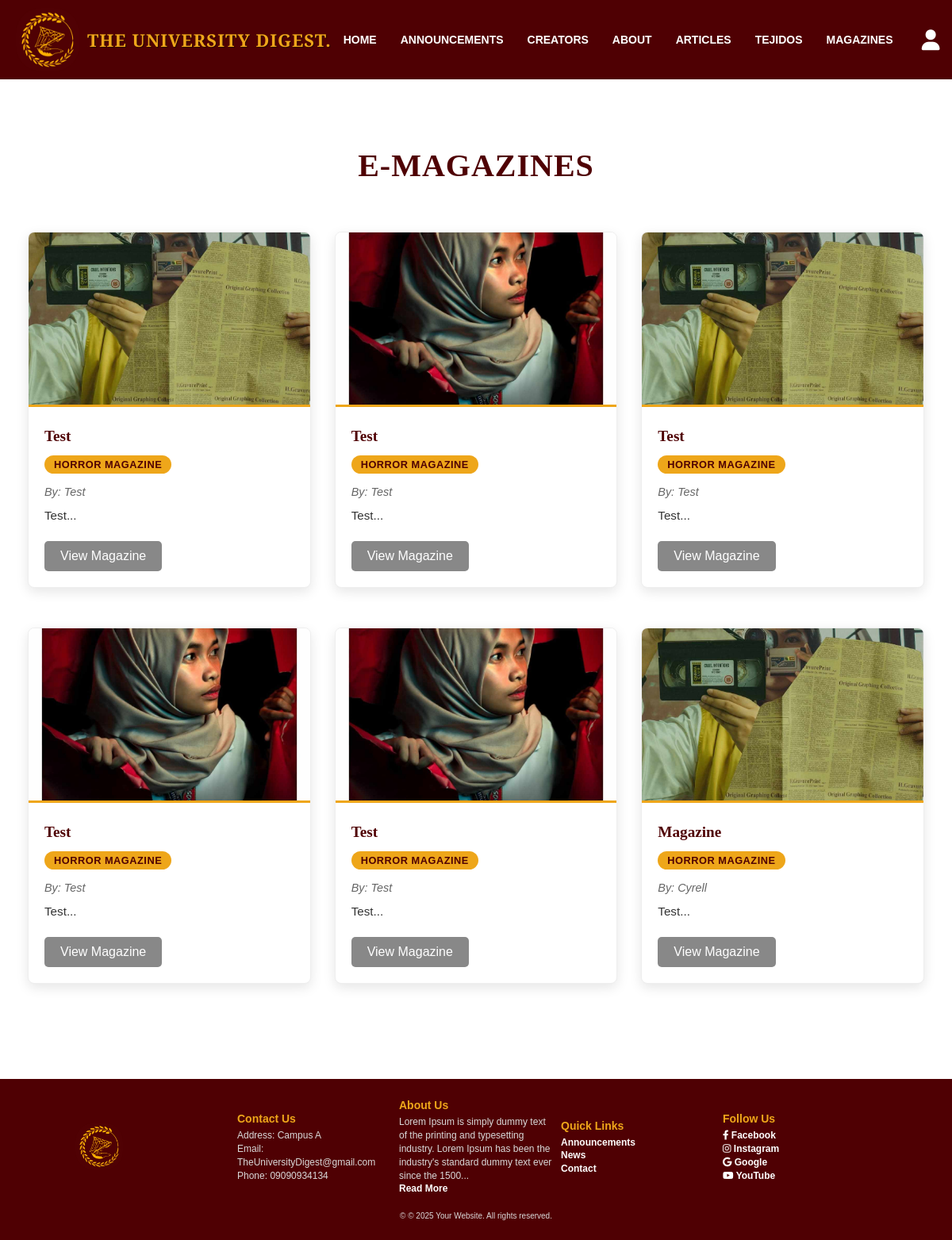
/user_content/e_magazines.php, run on the app's committed database.
### tables this page shows
CREATE TABLE `about_us` (
  `about_id` int(11) NOT NULL,
  `title` varchar(255) NOT NULL,
  `description` text NOT NULL,
  `image` varchar(255) DEFAULT NULL,
  `purpose` varchar(255) DEFAULT NULL,
  `created_by` int(11) DEFAULT NULL,
  `created_at` timestamp NULL DEFAULT current_timestamp(),
  `updated_at` timestamp NULL DEFAULT current_timestamp() ON UPDATE current_timestamp()
);

CREATE TABLE `e_magazines` (
  `magazine_id` int(11) NOT NULL,
  `author` varchar(255) NOT NULL,
  `title` varchar(255) NOT NULL,
  `context` text NOT NULL,
  `link` varchar(255) NOT NULL,
  `image` varchar(255) DEFAULT NULL,
  `created_by` int(11) DEFAULT NULL,
  `created_at` timestamp NULL DEFAULT current_timestamp(),
  `updated_at` timestamp NULL DEFAULT current_timestamp() ON UPDATE current_timestamp(),
  `category_id` int(11) DEFAULT NULL
);

CREATE TABLE `category` (
  `category_id` int(11) NOT NULL,
  `name` varchar(255) NOT NULL,
  `created_at` timestamp NULL DEFAULT current_timestamp(),
  `updated_at` timestamp NULL DEFAULT current_timestamp() ON UPDATE current_timestamp()
);

CREATE TABLE `footer_info` (
  `footer_id` int(11) NOT NULL,
  `address` text NOT NULL,
  `email` varchar(255) NOT NULL,
  `phone` varchar(50) NOT NULL,
  `copyright_text` varchar(255) DEFAULT NULL,
  `created_by` int(11) DEFAULT NULL,
  `created_at` timestamp NULL DEFAULT current_timestamp(),
  `updated_at` timestamp NULL DEFAULT current_timestamp() ON UPDATE current_timestamp()
);

### user_content/e_magazines.php (the view, shortened to what this page needs)
<?php
$db = new Database();
$conn = $db->connect();
$magazinesPerPage = 9;
$page = isset($_GET['page']) ? (int)$_GET['page'] : 1;
$page = max(1, $page);
$offset = ($page - 1) * $magazinesPerPage;
$select_magazines = $conn->prepare("
    SELECT m.*, a.firstname, a.lastname, a.user_name, c.name as category_name
    FROM e_magazines m
    LEFT JOIN accounts a ON m.created_by = a.account_id
    LEFT JOIN category c ON m.category_id = c.category_id
    ORDER BY m.created_at DESC
    LIMIT :limit OFFSET :offset
");
$select_magazines->bindValue(':limit', $magazinesPerPage, PDO::PARAM_INT);
$select_magazines->bindValue(':offset', $offset, PDO::PARAM_INT);
$select_magazines->execute();
$magazines = $select_magazines->fetchAll(PDO::FETCH_ASSOC);
$isLoggedIn = isset($_SESSION['account_id']) && !empty($_SESSION['account_id']);
?>
<!DOCTYPE html>
<html lang="en">
<head>
    <link rel="stylesheet" href="../css/userheader.css">
    <link rel="stylesheet" href="../css/e_magazines.css">
    <link rel="stylesheet" href="https://cdnjs.cloudflare.com/ajax/libs/font-awesome/6.1.1/css/all.min.css">
</head>
<body>
    <?php include_once '../components/user_header.php'; ?>
    <div class="magazines-container">
        <h1 class="page-title">E-Magazines</h1>
        <?php if($select_magazines->rowCount() > 0): ?>
            <div class="magazines-grid">
                <?php foreach($magazines as $magazine): ?>
                    <div class="magazine-card">
                        <img src="../uploaded_img/<?= $magazine['image'] ?? 'default_magazine.jpg' ?>" class="magazine-img" alt="<?= htmlspecialchars($magazine['title']) ?>">
                        <div class="magazine-content">
                            <h3 class="magazine-title"><?= htmlspecialchars($magazine['title']) ?></h3>
                            <?php if(!empty($magazine['category_name'])): ?>
                                <div class="magazine-category"><?= htmlspecialchars($magazine['category_name']) ?></div>
                            <?php endif; ?>
                            <p class="magazine-author">By: <?= htmlspecialchars($magazine['author']) ?></p>
                            <p class="magazine-excerpt"><?= substr(htmlspecialchars($magazine['context']), 0, 100) ?>...</p>
                            <?php if($isLoggedIn): ?>
                                <a href="../user_content/view_magazine.php?id=<?= $magazine['magazine_id'] ?>" target="_blank" class="read-more">View Magazine</a>
                            <?php else: ?>
                                <a href="javascript:void(0);" class="login-required">View Magazine</a>
                            <?php endif; ?>
                        </div>
                    </div>
                <?php endforeach; ?>
            </div>
        <?php else: ?>
            <div class="no-magazines">
                <p>No magazines available at the moment.</p>
            </div>
        <?php endif; ?>
    </div>
    <?php include '../components/footer.php'; ?>
</body>
</html>

### components/user_header.php (shortened to what this page needs)
<?php
$db = new Database();
$conn = $db->connect();
try {
    $stmt = $conn->prepare("SELECT title, description, image FROM about_us ORDER BY about_id DESC LIMIT 1");
    $stmt->execute();
    $about_us = $stmt->fetch(PDO::FETCH_ASSOC);
} catch (PDOException $e) {
    echo "Error fetching About Us content: " . $e->getMessage();
}
?>
<!DOCTYPE html>
<html lang="en">
<head>
    <link rel="stylesheet" href="../css/userheader.css">
    <link rel="stylesheet" href="https://cdnjs.cloudflare.com/ajax/libs/font-awesome/6.1.1/css/all.min.css">
</head>
<body>
<header>
    <div class="logo-container">
        <a href="../user_content/landing_page.php">
            <?php
            if (!empty($about_us['image'])) {
                $logo_src = "../uploaded_img/" . htmlspecialchars($about_us['image']);
                $possible_paths = [
                    "../uploaded_img/" . $about_us['image'],
                    "../uploads/" . $about_us['image'],
                    "../admin/uploaded_img/" . $about_us['image'],
                    "../super_admin/uploaded_img/" . $about_us['image'],
                    "../imgs/" . $about_us['image']
                ];
                foreach ($possible_paths as $path) {
                    $check_path = __DIR__ . "/" . $path;
                    if (file_exists($check_path)) {
                        $logo_src = $path;
                        break;
                    }
                }
            } else {
                $logo_src = "../imgs/logo.png";
                echo "";
            }
            ?>
            <img src="<?php echo $logo_src; ?>"
                 alt="The University Digest Logo"
                 class="animated-logo"
                 onerror="console.log('Image failed to load: <?php echo $logo_src; ?>');">
            <div class="logo"><h3 class="about-title">
            <?php echo htmlspecialchars($about_us['title'] ?? 'About The University Digest'); ?></h3></div>
        </a>
    </div>
    <div class="header-right">
        <ul class="nav-menu">
            <li><a href="../user_content/home.php">Home</a></li>
            <li><a href="../user_content/more_announcement.php">Announcements</a></li>
            <li><a href="../user_content/authors.php">Creators</a></li>
            <li><a href="../user_content/about_us.php">About</a></li>
            <li class="dropdown">
                <a href="#" class="dropbtn">Articles</a>
            </li>
            <li><a href="../user_content/more_tejidos.php">Tejidos</a></li>
            <li><a href="../user_content/e_magazines.php">Magazines</a></li>
        </ul>
        <div class="user-icon-container">
            <div id="user-btn" class="fas fa-user"></div>
        </div>
    </div>
</header>
</body>
</html>

### components/footer.php (shortened to what this page needs)
<?php
$footer_query = $conn->prepare("SELECT * FROM footer_info LIMIT 1");
$footer_query->execute();
$footer = $footer_query->fetch(PDO::FETCH_ASSOC);
$socials_query = $conn->prepare("SELECT * FROM footer_socials WHERE footer_id = ?");
$socials_query->execute([$footer['footer_id'] ?? 1]);
$socials = $socials_query->fetchAll(PDO::FETCH_ASSOC);
$about_query = $conn->prepare("SELECT * FROM about_us ORDER BY about_id DESC LIMIT 1");
$about_query->execute();
$about_us = $about_query->fetch(PDO::FETCH_ASSOC);
?>
<link rel="stylesheet" href="../css/footer.css">
<link rel="stylesheet" href="https://cdnjs.cloudflare.com/ajax/libs/font-awesome/6.0.0-beta3/css/all.min.css">
<footer class="footer">
    <div class="footer-container">
        <div class="footer-section logo">
            <img src="<?php echo htmlspecialchars($about_us['image'] ? '../uploads/' . $about_us['image'] : 'imgs/logo_trans.png'); ?>" alt="About Us Image" class="footer-logo">
        </div>
        <div class="footer-section contact">
            <h4>Contact Us</h4>
            <p>Address: <?= htmlspecialchars($footer['address'] ?? '123 University Ave, Zamboanga, Philippines') ?></p>
            <p>Email: <?= htmlspecialchars($footer['email'] ?? 'info@university.edu') ?></p>
            <p>Phone: <?= htmlspecialchars($footer['phone'] ?? '+63 123 456 7890') ?></p>
        </div>
        <div class="footer-section about">
            <h4>About Us</h4>
            <p><?= htmlspecialchars(substr($about_us['description'] ?? 'Learn more about our university, our values, and our mission to provide quality education to students worldwide.', 0, 150)) ?>...</p>
            <a href="../user_content/about_us.php" class="footer-link">Read More</a>
        </div>
        <div class="footer-section links">
            <h4>Quick Links</h4>
            <ul>
                <li><a href="../user_content/more_announcement.php">Announcements</a></li>
                <li><a href="../user_content/news.php">News</a></li>
                <li><a href="../user_content/contact.php">Contact</a></li>
            </ul>
        </div>
        <div class="footer-section social">
            <h4>Follow Us</h4>
            <ul>
                <?php if (count($socials) > 0): ?>
                    <?php foreach ($socials as $social): ?>
                        <li>
                            <a href="<?= htmlspecialchars($social['url']) ?>">
                                <i class="<?= htmlspecialchars($social['icon_class']) ?>"></i>
                                <?= htmlspecialchars($social['platform']) ?>
                            </a>
                        </li>
                    <?php endforeach; ?>
                <?php else: ?>
                    <li><a href="https://www.facebook.com/theuniversitydigest"><i class="fab fa-facebook-f"></i> Facebook</a></li>
                    <li><a href="https://www.facebook.com/theuniversitydigest"><i class="fab fa-instagram"></i> Instagram</a></li>
                    <li><a href="https://plus.google.com/university"><i class="fab fa-google"></i> Google</a></li>
                    <li><a href="https://www.youtube.com"><i class="fab fa-youtube"></i> YouTube</a></li>
                <?php endif; ?>
            </ul>
        </div>
    </div>
    <div class="footer-bottom">
        <p>&copy; <?= htmlspecialchars($footer['copyright_text'] ?? '2025 The University Digest. All rights reserved.') ?></p>
    </div>
</footer>

### css/userheader.css (style rules this page uses)
* { margin: 0; padding: 0; box-sizing: border-box; font-family: Arial, sans-serif; }
header { width: 100%; height: 100px; display: flex; justify-content: space-between; align-items: center; position: fixed; top: 0; left: 0; z-index: 99; background: #4F0003; padding: 0 20px; }
header .logo-container { display: flex; align-items: center; flex: 0 0 25%; flex-direction: row; flex-wrap: nowrap; }
header .logo-container a { display: flex; align-items: center; text-decoration: none; }
header .logo-container img { height: 80px; width: auto; object-fit: contain; }
header .logo { font-family: 'Trajan Pro', 'Cinzel', serif; color: #EEA61A; margin-left: 10px; text-transform: uppercase; font-size: 1em; font-weight: bold; white-space: nowrap; }
header .logo h3 { font-family: 'Trajan Pro', 'Cinzel', serif; color: #EEA61A; font-size: 22px; font-weight: 700; margin: 0; padding: 0; letter-spacing: 1px; text-shadow: 1px 1px 1px rgba(0, 0, 0, 0.5); }
.header-right { display: flex; align-items: center; justify-content: flex-end; flex: 0 0 45%; flex-wrap: nowrap; }
header ul { display: flex; justify-content: space-evenly; align-items: center; padding: 0; margin: 0; flex: 1; }
header ul li { list-style: none; position: relative; }
header ul li a { text-decoration: none; color: #fff; font-weight: 600; text-transform: uppercase; padding: 10px 15px; transition: color 0.3s ease-in-out; font-size: 14px; }
.user-icon-container { display: flex; align-items: center; margin-left: 10px; padding: 0; height: 100%; }
#user-btn { font-size: 26px; color: #fff; cursor: pointer; height: 45px; width: 45px; line-height: 45px; text-align: center; display: flex; align-items: center; justify-content: center; background-color: transparent; border-radius: 50%; transition: all 0.3s ease; margin-top: 0; }
.dropdown { position: relative; display: inline-block; }

### css/e_magazines.css (style rules this page uses)
.magazines-container { max-width: 1200px; margin: 120px auto 50px; padding: 0 20px; }
.page-title { font-size: 2.5rem; color: #4F0003; margin-bottom: 60px; padding-top: 65px; text-align: center; font-family: 'Trajan Pro', serif; text-transform: uppercase; letter-spacing: 1px; }
.magazines-grid { display: flex; flex-wrap: wrap; gap: 30px; justify-content: center; }
.magazine-card { flex: 0 0 calc(33.333% - 30px); max-width: calc(33.333% - 30px); background: #fff; border-radius: 8px; overflow: hidden; box-shadow: 0 5px 15px rgba(0,0,0,0.1); transition: transform 0.3s ease, box-shadow 0.3s ease; border: 1px solid #eee; margin-bottom: 20px; }
.magazine-img { width: 100%; height: 220px; object-fit: cover; border-bottom: 3px solid #EEA61A; }
.magazine-content { padding: 20px; }
.magazine-title { font-size: 1.2rem; color: #4F0003; margin-bottom: 10px; font-weight: bold; font-family: 'gotham', serif; line-height: 1.4; }
.magazine-author { color: #666; margin-bottom: 10px; font-style: italic; font-size: 0.9rem; }
.magazine-category { display: inline-block; background: #EEA61A; color: #4F0003; padding: 4px 12px; border-radius: 30px; font-size: 0.8rem; font-weight: bold; margin-bottom: 15px; text-transform: uppercase; letter-spacing: 0.5px; }
.magazine-excerpt { color: #333; margin-bottom: 20px; line-height: 1.6; font-size: 0.95rem; }
.login-required { display: inline-block; background: #888; color: #fff; padding: 10px 20px; border-radius: 5px; text-decoration: none; cursor: pointer; text-align: center; font-weight: 500; }

### css/footer.css (style rules this page uses)
html, body { height: 100%; margin: 0; padding: 0; display: flex; flex-direction: column; }
.footer { background-color: #4F0003; color: #D9D9D9; padding: 20px 0; width: 100%; font-family: "Poppins", sans-serif; font-size: 12px; margin-top: 50px; }
.footer-container { display: flex; flex-wrap: nowrap; justify-content: space-between; align-items: center; width: 85%; margin: 0 auto; }
.footer-section { flex: 1; min-width: 150px; text-align: left; padding: 5px; list-style: none; }
.footer-logo { max-width: 60px; height: auto; animation: spin-coin 3s linear infinite; transform-style: preserve-3d; perspective: 10px; }
.footer-section h4 { font-size: 14px; margin-bottom: 5px; color: #EEA61A; font-weight: bold; }
.footer-section p, .footer-section a, .footer-section ul { color: #D9D9D9; font-size: 12px; line-height: 1.4; list-style: none; padding-left: 0; margin: 0; }
.footer-section a { text-decoration: none; color: #FFFFFF; font-weight: bold; transition: color 0.3s ease; }
.footer-bottom { text-align: center; padding: 5px 0; margin-top: 10px; }
.footer-bottom p { margin: 0; font-size: 10px; color: #D9D9D9; }

### data on the page
about_us: image (picture), title "THE UNIVERSITY DIGEST.", description "Lorem Ipsum is simply dummy text of the printing and typesetting industry. Lorem Ipsum has been the industry's standard dummy text ever since the 1500"
e_magazines: image (picture), title "Test", category.name "HORROR MAGAZINE", author "Test", context "Test"
e_magazines: image (picture), title "Test", category.name "HORROR MAGAZINE", author "Test", context "Test"
e_magazines: image (picture), title "Test", category.name "HORROR MAGAZINE", author "Test", context "Test"
e_magazines: image (picture), title "Test", category.name "HORROR MAGAZINE", author "Test", context "Test"
e_magazines: image (picture), title "Test", category.name "HORROR MAGAZINE", author "Test", context "Test"
e_magazines: image (picture), title "Magazine", category.name "HORROR MAGAZINE", author "Cyrell", context "Test"
footer_info: address "Campus A", email "TheUniversityDigest@gmail.com", phone "09090934134", copyright_text "© 2025 Your Website. All rights reserved."
